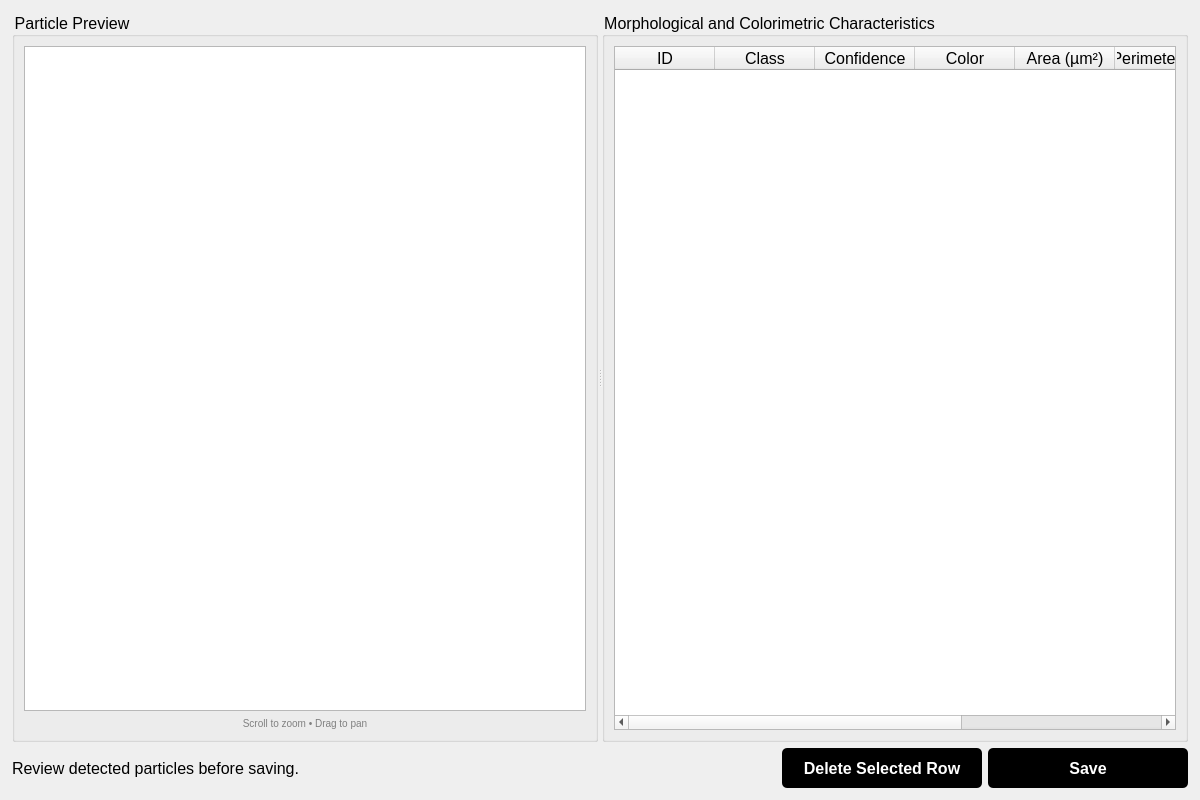
<?xml version="1.0" encoding="UTF-8"?>
<ui version="4.0">
 <class>ResultsWindow</class>
 <widget class="QMainWindow" name="ResultsWindow">
  <property name="geometry">
   <rect>
    <x>0</x>
    <y>0</y>
    <width>1200</width>
    <height>800</height>
   </rect>
  </property>
  <property name="windowTitle">
   <string>Inference Results &amp; Verification</string>
  </property>
  <property name="styleSheet">
   <string notr="true">QWidget {
    font-family: &quot;Inter&quot;;
    font-size: 12pt;
}

QPushButton {
    background-color: black;
    color: white;
    border-radius: 5px;
	font-weight:bold;
}

QPushButton[designClass=&quot;lightButton&quot;] {
    background-color: white;
    color: black;
    border-radius: 5px;
border: 1px solid black;
font-weight:bold;
}

QFrame[designClass=&quot;inferenceCard&quot;]{
background-color:white;
border-radius:5px;
border: 1px solid rgb(134, 134, 134);
}

/* Visually indicate disabled buttons (override default dark theme styles) */
QPushButton:disabled {
    background-color: #dcdcdc;
    color: #7a7a7a;
    border: 1px solid #c0c0c0;
}

QPushButton[designClass=&quot;lightButton&quot;]:disabled {
    background-color: #f5f5f5;
    color: #9a9a9a;
    border: 1px solid #d0d0d0;
}


/*-----------------SPIN BOX-------------------------------*/
QDoubleSpinBox {
    background-color: #ffffff;
    border: 1px solid #d0d0d0;
    border-radius: 6px;
    padding: 6px 10px;
    font-size: 13px;
    color: #333333;
}

QDoubleSpinBox:hover {
    border: 1px solid #a0a0a0;
}

QDoubleSpinBox:focus {
    border: 1px solid #0078d4;
}

/* Remove the ugly default arrows styling */
QDoubleSpinBox::up-button, 
QDoubleSpinBox::down-button {
    background: transparent;
    border: none;
    width: 20px;
}

/* Modern minimal up/down arrows */
QDoubleSpinBox::up-arrow {
    image: url(:/qt-project.org/styles/commonstyle/images/arrow-up-16.png);
    width: 10px;
    height: 10px;
}

QDoubleSpinBox::down-arrow {
    image: url(:/qt-project.org/styles/commonstyle/images/arrow-down-16.png);
    width: 10px;
    height: 10px;
}

/* Dropdown-style popup for editing (if applicable) */
QDoubleSpinBox QAbstractItemView {
    background-color: #ffffff;
    border: 1px solid #cfcfcf;
    border-radius: 6px;
    padding: 4px;
    selection-background-color: #e6f2ff;
}

/*-----------------LINE EDIT----------------------------*/

QLineEdit {
    background-color: #ffffff;
    border: 1px solid #d0d0d0;
    border-radius: 6px;
    padding: 6px 10px;
    font-size: 13px;
    color: #333333;
    selection-background-color: #cce4ff;  /* light blue text highlight */
}

QLineEdit:hover {
    border: 1px solid #a0a0a0;
}

QLineEdit:focus {
    border: 1px solid #0078d4; /* same focus blue as combobox */
    outline: none;
}
</string>
  </property>
  <widget class="QWidget" name="centralwidget">
   <layout class="QVBoxLayout" name="verticalLayout_main">
    <property name="spacing">
     <number>6</number>
    </property>
    <property name="leftMargin">
     <number>12</number>
    </property>
    <property name="topMargin">
     <number>12</number>
    </property>
    <property name="rightMargin">
     <number>12</number>
    </property>
    <property name="bottomMargin">
     <number>12</number>
    </property>
    <item>
     <widget class="QSplitter" name="splitter">
      <property name="orientation">
       <enum>Qt::Horizontal</enum>
      </property>
      <widget class="QGroupBox" name="groupImage">
       <property name="title">
        <string>Particle Preview</string>
       </property>
       <layout class="QVBoxLayout" name="verticalLayout_preview">
        <item>
         <widget class="QGraphicsView" name="previewView"/>
        </item>
        <item>
         <widget class="QLabel" name="label_instructions">
          <property name="styleSheet">
           <string>color: gray; font-size: 10px;</string>
          </property>
          <property name="text">
           <string>Scroll to zoom • Drag to pan</string>
          </property>
          <property name="alignment">
           <set>Qt::AlignCenter</set>
          </property>
         </widget>
        </item>
       </layout>
      </widget>
      <widget class="QGroupBox" name="groupData">
       <property name="title">
        <string>Morphological and Colorimetric Characteristics</string>
       </property>
       <layout class="QVBoxLayout" name="verticalLayout_table">
        <item>
         <widget class="QTableWidget" name="resultsTable">
          <property name="alternatingRowColors">
           <bool>true</bool>
          </property>
          <property name="selectionMode">
           <enum>QAbstractItemView::SingleSelection</enum>
          </property>
          <property name="selectionBehavior">
           <enum>QAbstractItemView::SelectRows</enum>
          </property>
          <attribute name="verticalHeaderVisible">
           <bool>false</bool>
          </attribute>
          <column>
           <property name="text">
            <string>ID</string>
           </property>
          </column>
          <column>
           <property name="text">
            <string>Class</string>
           </property>
          </column>
          <column>
           <property name="text">
            <string>Confidence</string>
           </property>
          </column>
          <column>
           <property name="text">
            <string>Color</string>
           </property>
          </column>
          <column>
           <property name="text">
            <string>Area (µm²)</string>
           </property>
          </column>
          <column>
           <property name="text">
            <string>Perimeter (µm)</string>
           </property>
          </column>
          <column>
           <property name="text">
            <string>Major Axis</string>
           </property>
          </column>
          <column>
           <property name="text">
            <string>Minor Axis</string>
           </property>
          </column>
         </widget>
        </item>
       </layout>
      </widget>
     </widget>
    </item>
    <item>
     <layout class="QHBoxLayout" name="horizontalLayout_actions">
      <item>
       <widget class="QLabel" name="lbl_status">
        <property name="text">
         <string>Review detected particles before saving.</string>
        </property>
       </widget>
      </item>
      <item>
       <spacer name="horizontalSpacer">
        <property name="orientation">
         <enum>Qt::Horizontal</enum>
        </property>
        <property name="sizeHint" stdset="0">
         <size>
          <width>40</width>
          <height>20</height>
         </size>
        </property>
       </spacer>
      </item>
      <item>
       <widget class="QPushButton" name="btnDelete">
        <property name="minimumSize">
         <size>
          <width>200</width>
          <height>40</height>
         </size>
        </property>
        <property name="text">
         <string>Delete Selected Row</string>
        </property>
        <property name="designClass" stdset="0">
         <string>lightButton</string>
        </property>
       </widget>
      </item>
      <item>
       <widget class="QPushButton" name="btnSave">
        <property name="sizePolicy">
         <sizepolicy hsizetype="Minimum" vsizetype="Fixed">
          <horstretch>0</horstretch>
          <verstretch>0</verstretch>
         </sizepolicy>
        </property>
        <property name="minimumSize">
         <size>
          <width>200</width>
          <height>40</height>
         </size>
        </property>
        <property name="toolTip">
         <string>Save verified results (send to Directus)</string>
        </property>
        <property name="text">
         <string>Save</string>
        </property>
       </widget>
      </item>
     </layout>
    </item>
   </layout>
  </widget>
 </widget>
 <resources/>
 <connections/>
</ui>
